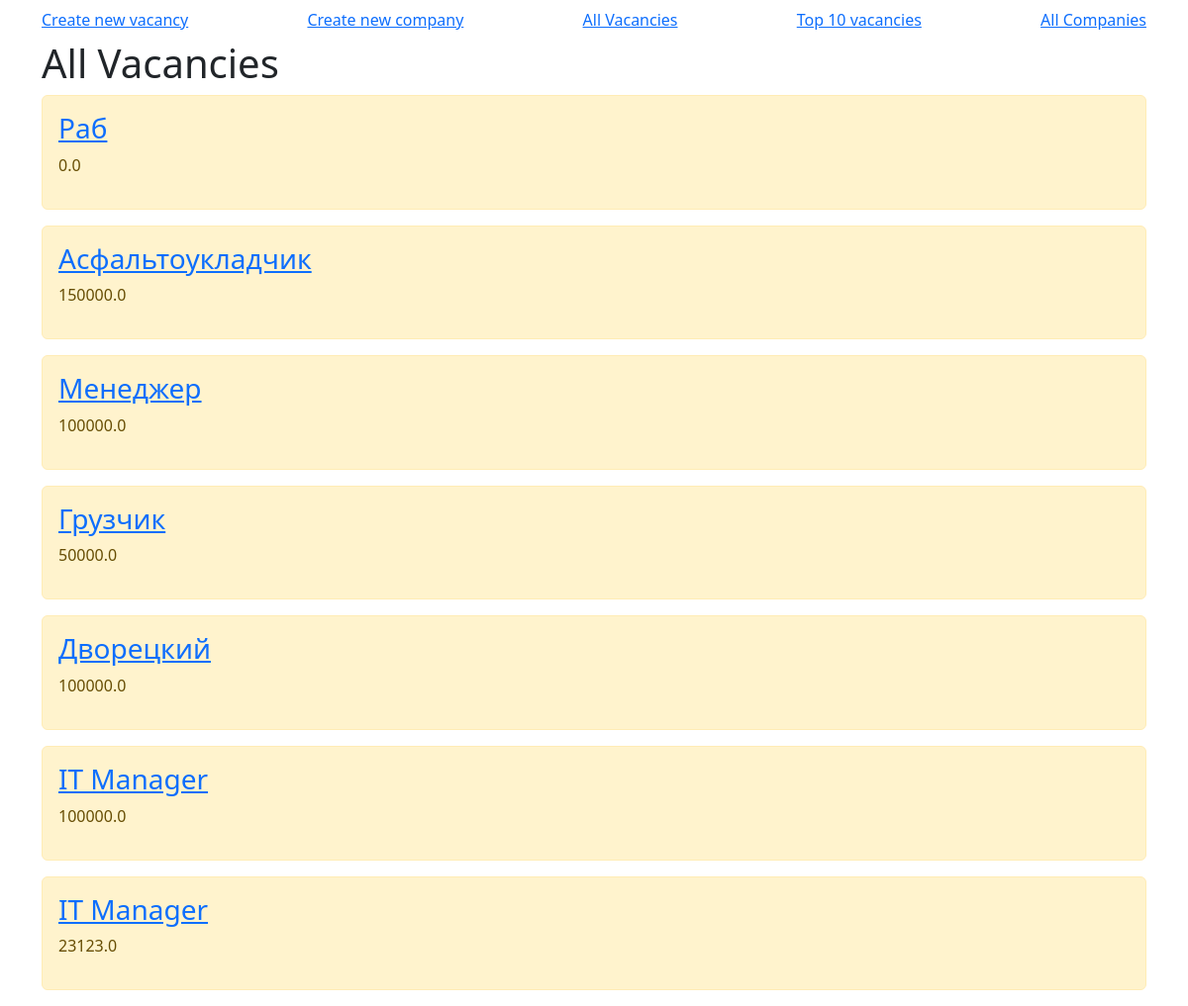
/api, run on the app's committed database.
### api/models.py (models this page shows, shortened)
class Vacancy(models.Model):
    name = models.CharField('Name of vacancy',max_length=50)
    description = models.TextField('Description')
    salary = models.FloatField('Salary')
    company = models.ForeignKey(Company, on_delete = models.CASCADE)
    class Meta:
        verbose_name = 'Vacancy'
        verbose_name_plural = 'Vacancies'

### api/views.py (the view)
# urls.py: path('api',views.ShowAllVacancies),
def ShowAllVacancies(request,id=0):
    title = 'All Vacancies'
    if id == 0:
        vacancies = Vacancy.objects.all()
    else:
        vacancies = Vacancy.objects.filter(company = id)
        company = Company.objects.filter(id = id).first()
        title = company.name
    return render(request, 'api/all-vacancies.html',{'title' : title, 'AllVacancies' : vacancies})

### api/templates/api/all-vacancies.html (shortened to what this page needs)
{% extends 'api/base.html' %}
{% block content %}
    <h1>{{ title }}</h1>
    {% for vacancy in AllVacancies %}
        <div class="alert alert-warning mt-2">
            <a href="/api/vacancies/{{ vacancy.id }}"><h3>{{ vacancy.name }}</h3></a>
            <p>{{ vacancy.salary }}</p>
        </div>
    {% endfor %}
{% endblock %}

### api/templates/api/base.html (shortened to what this page needs)
<!DOCTYPE html>
<html lang="en">
<head>
    <link rel="stylesheet" href="https://cdn.jsdelivr.net/npm/bootstrap@5.2.3/dist/css/bootstrap.min.css">
</head>
<body>
    <nav class="container d-flex flex-column flex-md-row justify-content-between">
        <a class="py-2 d-none d-md-inline-block" href="/api/create?type=vacancy">Create new vacancy</a>
        <a class="py-2 d-none d-md-inline-block" href="/api/create?type=company">Create new company</a>
        <a class="py-2 d-none d-md-inline-block" href="{% url 'all-vacancies' %}">All Vacancies</a>
        <a class="py-2 d-none d-md-inline-block" href="{% url 'top-ten-vacancies' %}">Top 10 vacancies</a>
        <a class="py-2 d-none d-md-inline-block" href="{% url 'all-companies' %}">All Companies</a>
    </nav>
    <div class="container">
        {% block content %}{% endblock %}
    </div>
</body>
</html>

### data on the page
Vacancy: name "Раб", salary "0.0"
Vacancy: name "Асфальтоукладчик", salary "150000.0"
Vacancy: name "Менеджер", salary "100000.0"
Vacancy: name "Грузчик", salary "50000.0"
Vacancy: name "Дворецкий", salary "100000.0"
Vacancy: name "IT Manager", salary "100000.0"
Vacancy: name "IT Manager", salary "23123.0"

### other printed values
{{ title }} "All Vacancies"
